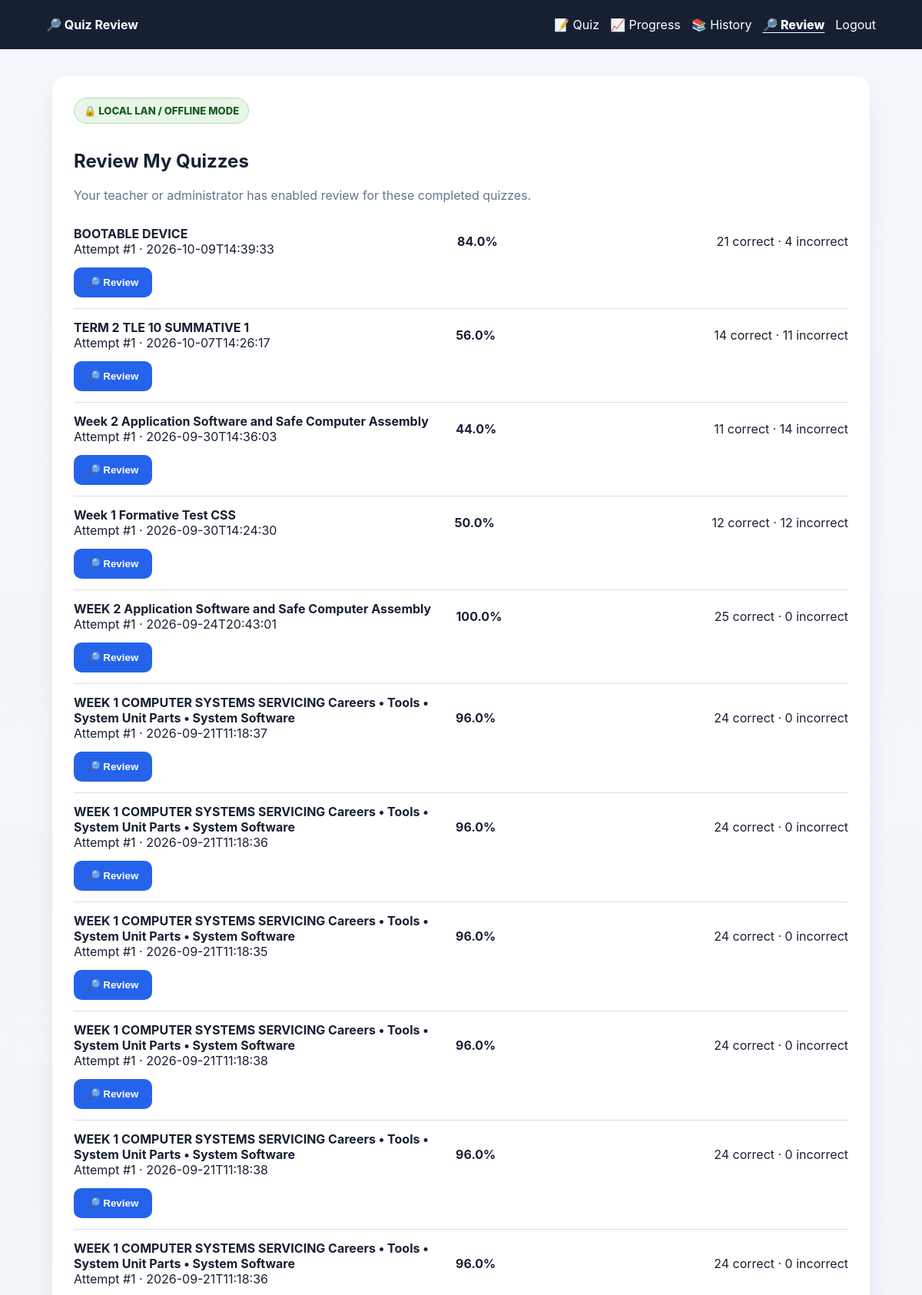
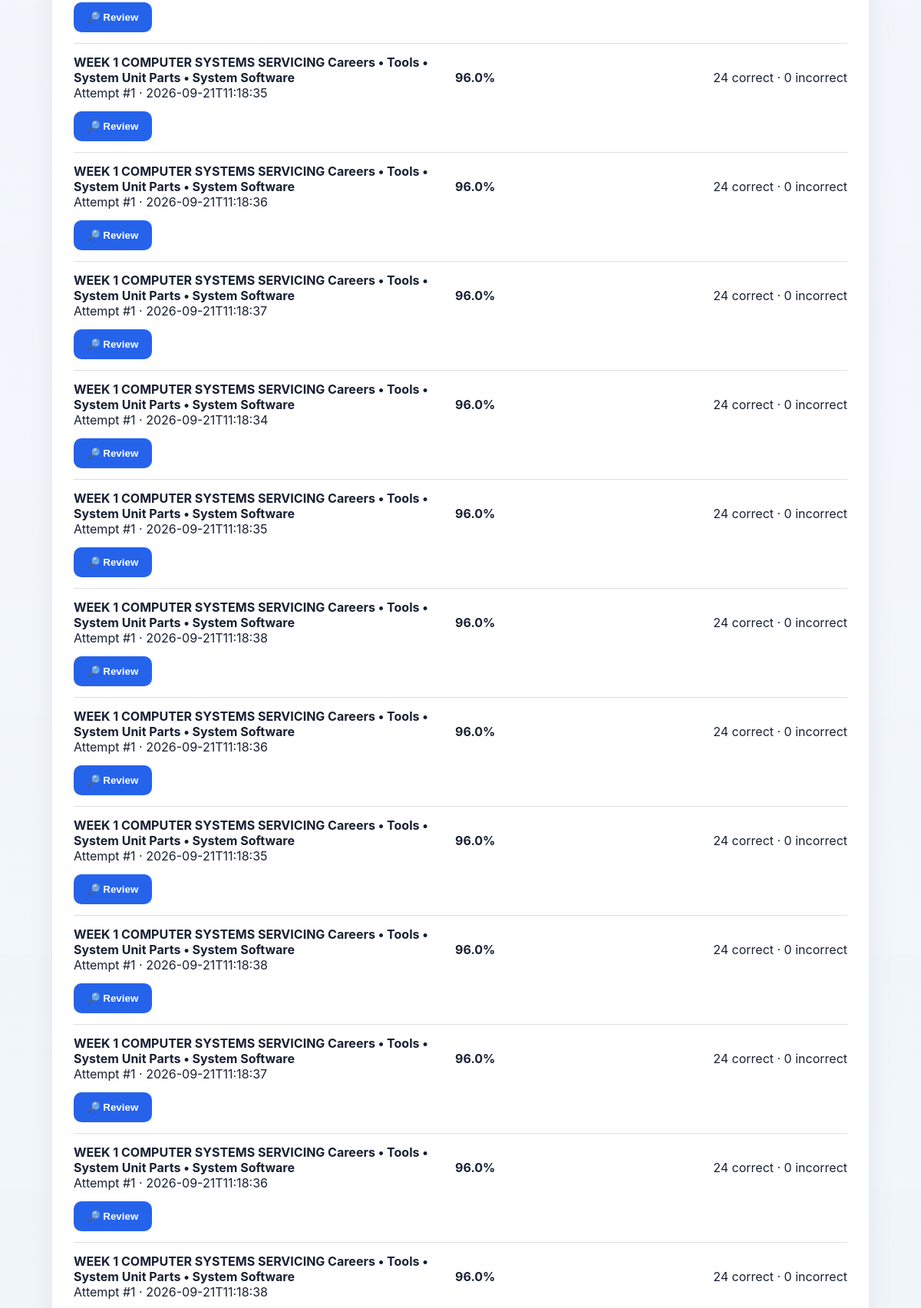
Screenshot of /student/reviews (signed in, upper part) with the database file from the repository (2 pictures, top to bottom).
### tables this page shows
CREATE TABLE attempts (
        id INTEGER PRIMARY KEY AUTOINCREMENT,
        user_id INTEGER NOT NULL,
        quiz_id INTEGER NOT NULL,
        attempt_number INTEGER NOT NULL,
        started_at TEXT,
        completed_at TEXT NOT NULL,
        score INTEGER NOT NULL,
        percentage REAL NOT NULL,
        correct INTEGER NOT NULL,
        incorrect INTEGER NOT NULL,
        skipped INTEGER NOT NULL,
        timed_out INTEGER NOT NULL,
        average_time REAL NOT NULL,
        passed INTEGER NOT NULL,
        question_order TEXT NOT NULL,
        choice_order TEXT NOT NULL,
        answers TEXT NOT NULL,
        status TEXT NOT NULL DEFAULT 'completed',
        hidden INTEGER NOT NULL DEFAULT 0, submission_token TEXT,
        FOREIGN KEY (user_id) REFERENCES users(id),
        FOREIGN KEY (quiz_id) REFERENCES quizzes(id) ON DELETE CASCADE
    );

CREATE TABLE quizzes (
        id INTEGER PRIMARY KEY AUTOINCREMENT,
        title TEXT NOT NULL,
        duration_minutes INTEGER NOT NULL DEFAULT 60,
        max_attempts INTEGER NOT NULL DEFAULT 1,
        grade_level INTEGER NOT NULL DEFAULT 10,
        created_at TEXT NOT NULL
    , created_by INTEGER, review_enabled INTEGER NOT NULL DEFAULT 0, available_from TEXT, available_until TEXT);

### app.py (the view)
@app.route('/student/reviews')
def student_reviews():
    user=require_user()
    if not user or user['role']!='student': return redirect(url_for('login'))
    conn=db()
    rows=conn.execute('''SELECT a.id,a.attempt_number,a.completed_at,a.percentage,a.correct,a.incorrect,a.timed_out,
                                q.id AS quiz_id,q.title,q.grade_level,q.review_enabled
                         FROM attempts a JOIN quizzes q ON q.id=a.quiz_id
                         WHERE a.user_id=? AND q.review_enabled=1 AND q.grade_level=?
                         ORDER BY a.id DESC''',(user['id'],user['grade_level'] or 0)).fetchall()
    conn.close()
    return render_template('student_reviews.html',rows=rows,user=user)

### app.py (called while the page is built)
def db():
    conn = sqlite3.connect(DB, timeout=30.0)
    conn.row_factory = sqlite3.Row
    conn.execute('PRAGMA foreign_keys = ON')
    conn.execute('PRAGMA busy_timeout = 30000')
    conn.execute('PRAGMA wal_autocheckpoint = 1000')
    conn.execute('PRAGMA temp_store = MEMORY')
    return conn

@app.before_request
def add_request_context():
    request._request_id = secrets.token_hex(4)

@app.after_request
def no_cache_authenticated_pages(response):
    if request.path in ('/login', '/', '/student', '/teacher', '/admin', '/session-check') or session.get('uid'):
        response.headers['Cache-Control'] = 'no-store, no-cache, must-revalidate, max-age=0'
        response.headers['Pragma'] = 'no-cache'
        response.headers['Expires'] = '0'
    response.headers['X-Quiz-Request-ID'] = getattr(request, '_request_id', '')
    return response

def current_user():
    uid = session.get('uid')
    if not uid:
        return None
    conn = db()
    user = conn.execute('SELECT * FROM users WHERE id=?', (uid,)).fetchone()
    conn.close()
    return user

def require_user():
    return current_user()

### templates/student_reviews.html
<!doctype html><html><head><meta name="viewport" content="width=device-width,initial-scale=1"><link rel="stylesheet" href="/static/style.css"><title>Quiz Review</title></head><body><header><b>🔎 Quiz Review</b><nav><a href="/student">📝 Quiz</a><a href="/progress">📈 Progress</a><a href="/history">📚 History</a><a class="active" href="/student/reviews">🔎 Review</a><a href="/logout">Logout</a></nav></header><main class="container"><section class="card"><div class="mode-badge">🔒 LOCAL LAN / OFFLINE MODE</div><h1>Review My Quizzes</h1><p class="muted">Your teacher or administrator has enabled review for these completed quizzes.</p>{% for r in rows %}<div class="history"><div><b>{{r['title']}}</b><br><span>Attempt #{{r['attempt_number']}} · {{r['completed_at']}}</span></div><strong>{{'%.1f'|format(r['percentage'])}}%</strong><span>{{r['correct']}} correct · {{r['incorrect']}} incorrect{% if r['timed_out'] %} · {{r['timed_out']}} timed out{% endif %}</span><a href="/student/review/{{r['id']}}"><button>🔎 Review</button></a></div>{% else %}<div class="alert">No completed quizzes are currently available for review. Your teacher/admin may enable review for a quiz later.</div>{% endfor %}</section></main><script>async function studentHeartbeat(){try{await fetch('/api/heartbeat',{method:'POST',headers:{'Content-Type':'application/json'},keepalive:true})}catch(e){}}studentHeartbeat();setInterval(studentHeartbeat,15000);</script></body></html>

### static/style.css (style rules this page uses)
* { box-sizing:border-box }
:root { --app-bg-overlay:rgba(248,250,252,.84);--app-bg-overlay-2:rgba(241,245,249,.90);--app-bg-image:url("/static/egms-background.png?v=23bg") }
html { min-height:100%;background:#dbeafe }
body { margin:0;min-height:100vh;font-family:Inter,Arial,sans-serif;background-image:linear-gradient(180deg,var(--app-bg-overlay),var(--app-bg-overlay-2)),var(--app-bg-image);background-size:cover;background-position:center center;background-attachment:fixed;background-repeat:no-repeat;color:#172033 }
body:before { content:"";position:fixed;inset:0;pointer-events:none;z-index:-1;background:linear-gradient(180deg,rgba(255,255,255,.06),rgba(255,255,255,0)); }
header,.offline-banner,.connection-banner { backdrop-filter:saturate(120%) blur(5px) }
.card,.quizwrap .card,.login-card { background:rgba(255,255,255,.94) }
header { height:64px;background:#172033;color:white;display:flex;align-items:center;justify-content:space-between;padding:0 5%;gap:20px }
nav { display:flex;gap:14px;align-items:center }
a { color:inherit;text-decoration:none }
.container,.quizwrap { max-width:1100px;margin:35px auto;padding:0 18px }
.card { background:white;border-radius:18px;padding:28px;box-shadow:0 12px 35px #00000012 }
button { border:0;border-radius:10px;padding:12px 18px;background:#2563eb;color:white;font-weight:700;cursor:pointer }
.history { display:grid;grid-template-columns:50px 180px 80px 1fr 70px;gap:15px;padding:15px 0;border-bottom:1px solid #ddd;align-items:center }
.history { display:grid;grid-template-columns:1.5fr 1fr auto;gap:14px;padding:14px 0;border-bottom:1px solid #ddd;align-items:center }
.muted { color:#64748b }
.mode-badge { display:inline-flex;align-items:center;gap:8px;margin-bottom:14px;padding:8px 12px;border-radius:999px;background:#e8f5e9;color:#1b5e20;font-weight:800;font-size:.82rem;border:1px solid #b7dfba }
header nav a.active { font-weight:800;text-decoration:underline;text-underline-offset:4px }

### rows the page displays
attempts: title "BOOTABLE DEVICE", attempt_number "1", completed_at "2026-10-09T14:39:33", percentage "84.0", correct "21", incorrect "4"
attempts: title "TERM 2 TLE 10 SUMMATIVE 1", attempt_number "1", completed_at "2026-10-07T14:26:17", percentage "56.0", correct "14", incorrect "11"
attempts: title "Week 2 Application Software and Safe Computer Assembly", attempt_number "1", completed_at "2026-09-30T14:36:03", percentage "44.0", correct "11", incorrect "14"
attempts: title "Week 1 Formative Test CSS", attempt_number "1", completed_at "2026-09-30T14:24:30", percentage "50.0", correct "12", incorrect "12"
attempts: title "WEEK 2 Application Software and Safe Computer Assembly", attempt_number "1", completed_at "2026-09-24T20:43:01", percentage "100.0", correct "25", incorrect "0"
attempts: title "WEEK 1 COMPUTER SYSTEMS SERVICING Careers • Tools • System Unit Parts • System Software", attempt_number "1", completed_at "2026-09-21T11:18:37", percentage "96.0", correct "24", incorrect "0"
attempts: title "WEEK 1 COMPUTER SYSTEMS SERVICING Careers • Tools • System Unit Parts • System Software", attempt_number "1", completed_at "2026-09-21T11:18:36", percentage "96.0", correct "24", incorrect "0"
attempts: title "WEEK 1 COMPUTER SYSTEMS SERVICING Careers • Tools • System Unit Parts • System Software", attempt_number "1", completed_at "2026-09-21T11:18:35", percentage "96.0", correct "24", incorrect "0"
attempts: title "WEEK 1 COMPUTER SYSTEMS SERVICING Careers • Tools • System Unit Parts • System Software", attempt_number "1", completed_at "2026-09-21T11:18:38", percentage "96.0", correct "24", incorrect "0"
attempts: title "WEEK 1 COMPUTER SYSTEMS SERVICING Careers • Tools • System Unit Parts • System Software", attempt_number "1", completed_at "2026-09-21T11:18:38", percentage "96.0", correct "24", incorrect "0"
attempts: title "WEEK 1 COMPUTER SYSTEMS SERVICING Careers • Tools • System Unit Parts • System Software", attempt_number "1", completed_at "2026-09-21T11:18:36", percentage "96.0", correct "24", incorrect "0"
attempts: title "WEEK 1 COMPUTER SYSTEMS SERVICING Careers • Tools • System Unit Parts • System Software", attempt_number "1", completed_at "2026-09-21T11:18:35", percentage "96.0", correct "24", incorrect "0"
attempts: title "WEEK 1 COMPUTER SYSTEMS SERVICING Careers • Tools • System Unit Parts • System Software", attempt_number "1", completed_at "2026-09-21T11:18:36", percentage "96.0", correct "24", incorrect "0"
attempts: title "WEEK 1 COMPUTER SYSTEMS SERVICING Careers • Tools • System Unit Parts • System Software", attempt_number "1", completed_at "2026-09-21T11:18:37", percentage "96.0", correct "24", incorrect "0"
attempts: title "WEEK 1 COMPUTER SYSTEMS SERVICING Careers • Tools • System Unit Parts • System Software", attempt_number "1", completed_at "2026-09-21T11:18:34", percentage "96.0", correct "24", incorrect "0"
attempts: title "WEEK 1 COMPUTER SYSTEMS SERVICING Careers • Tools • System Unit Parts • System Software", attempt_number "1", completed_at "2026-09-21T11:18:35", percentage "96.0", correct "24", incorrect "0"
attempts: title "WEEK 1 COMPUTER SYSTEMS SERVICING Careers • Tools • System Unit Parts • System Software", attempt_number "1", completed_at "2026-09-21T11:18:38", percentage "96.0", correct "24", incorrect "0"
attempts: title "WEEK 1 COMPUTER SYSTEMS SERVICING Careers • Tools • System Unit Parts • System Software", attempt_number "1", completed_at "2026-09-21T11:18:36", percentage "96.0", correct "24", incorrect "0"
attempts: title "WEEK 1 COMPUTER SYSTEMS SERVICING Careers • Tools • System Unit Parts • System Software", attempt_number "1", completed_at "2026-09-21T11:18:35", percentage "96.0", correct "24", incorrect "0"
attempts: title "WEEK 1 COMPUTER SYSTEMS SERVICING Careers • Tools • System Unit Parts • System Software", attempt_number "1", completed_at "2026-09-21T11:18:38", percentage "96.0", correct "24", incorrect "0"
attempts: title "WEEK 1 COMPUTER SYSTEMS SERVICING Careers • Tools • System Unit Parts • System Software", attempt_number "1", completed_at "2026-09-21T11:18:37", percentage "96.0", correct "24", incorrect "0"
attempts: title "WEEK 1 COMPUTER SYSTEMS SERVICING Careers • Tools • System Unit Parts • System Software", attempt_number "1", completed_at "2026-09-21T11:18:36", percentage "96.0", correct "24", incorrect "0"
attempts: title "WEEK 1 COMPUTER SYSTEMS SERVICING Careers • Tools • System Unit Parts • System Software", attempt_number "1", completed_at "2026-09-21T11:18:38", percentage "96.0", correct "24", incorrect "0"
